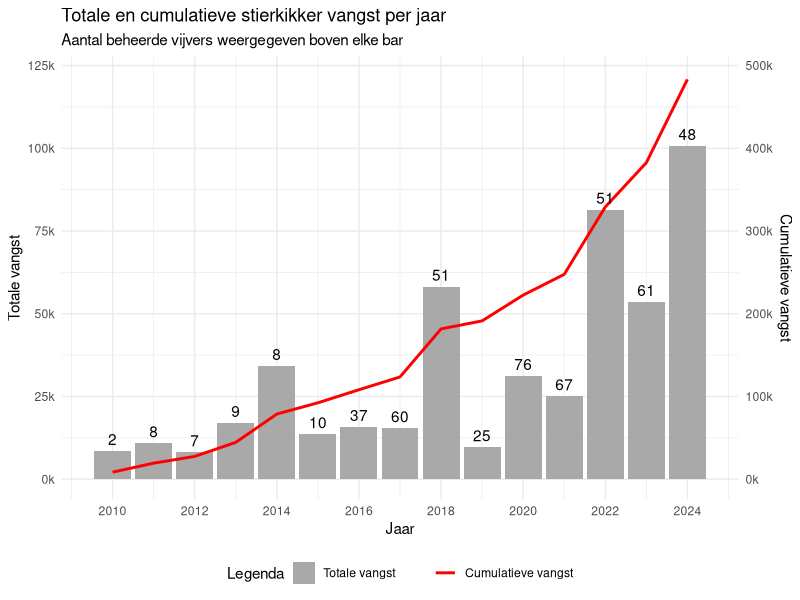
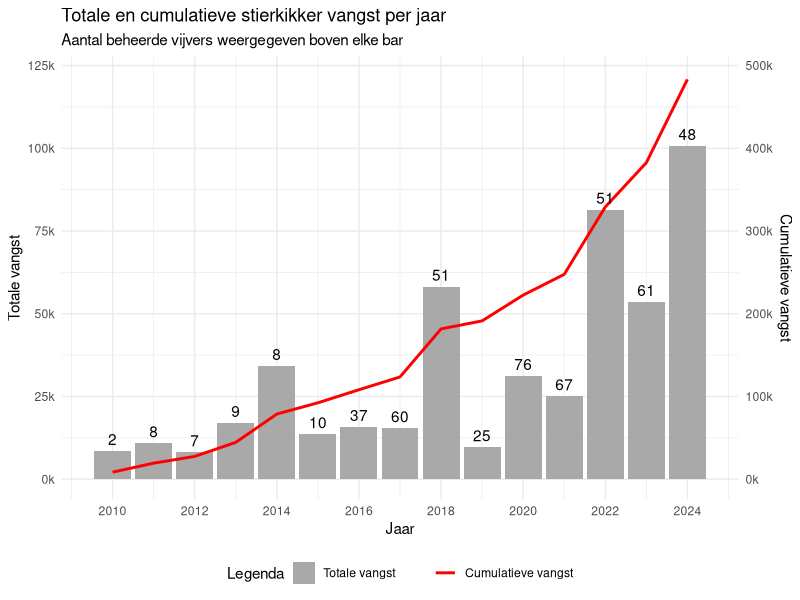

Write the R code that produced these figures, in order. (Note: this script raises an error after producing the figures.)
## ---- chunk 1
library(tidyverse)
## ---- chunk 2
afvangsten_per_fuik_combined <- read_csv("interim/afvangsten_per_fuik_combined.csv")
## ---- chunk 3
afvangsten_per_fuik_combined <- afvangsten_per_fuik_combined %>%
  group_by(Jaar) %>%
  summarise(totaal_vangst = sum(totaal_fuik, na.rm = TRUE),
            aantal_vijvers = n_distinct(locationID)) %>%
  ungroup() %>% 
  mutate(cum_vangst = cumsum(totaal_vangst)) 
 
  writexl::write_xlsx(afvangsten_per_fuik_combined, path = "./interim/RAVON_afvangsten_per_fuik_combined.")

afvangsten_per_fuik_combined %>% 
  ggplot(aes(x = Jaar, y = totaal_vangst)) +
  geom_bar(aes(fill = "Totale vangst"), 
           stat = "identity") +
  geom_line(aes(y = cum_vangst/4, color = "Cumulatieve vangst"),
            linewidth = 1) +
  geom_text(aes(y = totaal_vangst, label = aantal_vijvers), vjust = -0.5)  +
  scale_y_continuous(
    name = "Totale vangst",
    labels = function(x) paste0(x/1000, "k"),
    sec.axis = sec_axis(~.*4, 
                        name = "Cumulatieve vangst", 
                        labels = function(x) paste0(x/1000, "k"),
                        breaks = seq(0, 500000, by = 100000))
  ) +
  scale_x_continuous(
    limits = c(2009.5, 2024.5),
    breaks = seq(2010, 2024, by = 2)
  ) +
  scale_fill_manual(values = c("Totale vangst" = "darkgrey"), 
                    name = "Legenda") + # Naam van de legenda instellen
  scale_color_manual(values = c("Cumulatieve vangst" = "red"),
                     name = "") + # Naam van de legenda instellen
  theme_minimal() +
  theme(legend.position = "bottom", # Legenda onder de grafiek
        legend.title = element_text(hjust = 0.5)) + # Centraal uitlijnen van de legendatitel
  labs(title = "Totale en cumulatieve stierkikker vangst per jaar",
       subtitle = "Aantal beheerde vijvers weergegeven boven elke bar") +
  guides(fill = guide_legend(order = 1), # Volgorde van de legenda items
         color = guide_legend(order = 2)) # Volgorde van de legenda items

  ggsave("./interim/figuren_ravon_artikel/2025/afvangsten_per_fuik_combined.png", width = 10, height = 6, units = "in")
## ---- chunk 4
locs <- afvangsten_per_fuik_combined %>% 
  distinct(locationID, Locatie) %>% 
  filter(!is.na(Locatie))

temp <- afvangsten_per_fuik_combined %>%
  filter(!is.na(locationID)) %>%
  group_by(locationID) %>% 
  mutate(jaren = n_distinct(Jaar)) %>% 
  filter(jaren >= 5) %>%
  mutate(jaar = Jaar - min(Jaar)) %>% 
  group_by(locationID, jaar) %>%
  summarise(totale_vangst = sum(totaal_fuik, na.rm = TRUE),
            totale_inspanning = n(),
            cpue = totale_vangst/totale_inspanning,
            mean_vangst = mean(totaal_fuik, na.rm = TRUE),
            se_vangst = sd(totaal_fuik, na.rm = TRUE) / sqrt(totale_inspanning)) %>%
  ungroup() %>% 
  left_join(locs, by = "locationID") %>% 
  filter(!grepl("nijlen", Locatie, ignore.case = TRUE)) 

# Filter ponds that have a cpue of at least 5 in jaar 0
broedpoelen <- temp %>% 
  filter(jaar == 0 & cpue >= 5)

temp <- temp %>% 
  filter(locationID %in% broedpoelen$locationID)

temp <- temp %>%
  mutate(Locatie = case_when(Locatie == "bospoel" ~ "bospoel*",
                             Locatie == "driehoek" ~ "driehoek*",
                             TRUE ~ Locatie))

writexl::write_xlsx(temp, path = "./interim/RAVON_trend_cpue_vijvers.xlsx")

temp %>% 
  ggplot(aes(x = jaar, y = cpue)) +
  geom_point(aes(fill = cpue == 0), shape = 21, size = 2, stroke = 0.5) + # Gebruik shape 21 voor gevulde cirkels met rand
  scale_fill_manual(values = c("TRUE" = "white", "FALSE" = "black"), guide = FALSE) +
  geom_smooth(method = "lm", se = FALSE, color = "red") +
  facet_wrap(~Locatie, scales = "free") +
  scale_x_continuous(breaks = function(x) seq(ceiling(min(x)), floor(max(x)), by = 1)) + # Alleen hele getallen op x-as
  labs(
    title = "Trend in de vangst per eenheid van inspanning per jaar per vijver",
    x = "Jaar",
    y = "Totale vangst per fuik per dag"
  ) +
  theme_minimal() # Voor een schonere look


  ggsave("./interim/figuren_ravon_artikel/2025/Trend_VPEI_jaar_vijver.png", width = 10, height = 6, units = "in")

summary(temp$jaren)

richtingscoefficienten <- temp %>%
  group_by(Locatie) %>%
  summarise(
    richtingscoefficient = coef(lm(cpue ~ jaar))[2] # Helling berekenen
  ) %>%
  ungroup() 

mean(richtingscoefficienten$richtingscoefficient, na.rm = TRUE)
sd(richtingscoefficienten$richtingscoefficient, na.rm = TRUE)/sqrt(nrow(richtingscoefficienten))
